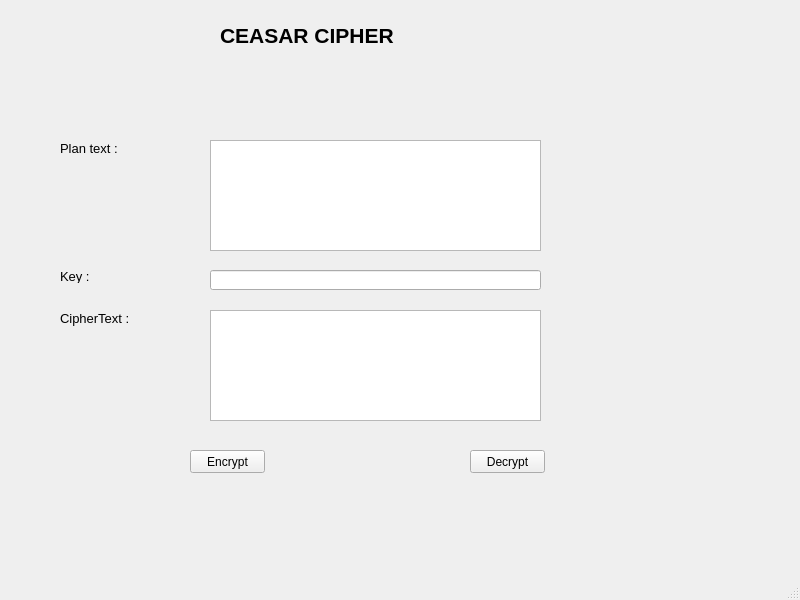
<?xml version="1.0" encoding="UTF-8"?>
<ui version="4.0">
 <class>MainWindow</class>
 <widget class="QMainWindow" name="MainWindow">
  <property name="geometry">
   <rect>
    <x>0</x>
    <y>0</y>
    <width>800</width>
    <height>600</height>
   </rect>
  </property>
  <property name="windowTitle">
   <string>Caeser Cipher - caeser.ui</string>
  </property>
  <widget class="QWidget" name="centralwidget">
   <widget class="QLabel" name="label">
    <property name="geometry">
     <rect>
      <x>220</x>
      <y>20</y>
      <width>181</width>
      <height>31</height>
     </rect>
    </property>
    <property name="font">
     <font>
      <pointsize>16</pointsize>
      <weight>75</weight>
      <bold>true</bold>
     </font>
    </property>
    <property name="text">
     <string>CEASAR CIPHER</string>
    </property>
   </widget>
   <widget class="QLineEdit" name="txt_key">
    <property name="geometry">
     <rect>
      <x>210</x>
      <y>270</y>
      <width>331</width>
      <height>20</height>
     </rect>
    </property>
   </widget>
   <widget class="QTextEdit" name="txt_plain_text">
    <property name="geometry">
     <rect>
      <x>210</x>
      <y>140</y>
      <width>331</width>
      <height>111</height>
     </rect>
    </property>
   </widget>
   <widget class="QTextEdit" name="txt_cipher_text">
    <property name="geometry">
     <rect>
      <x>210</x>
      <y>310</y>
      <width>331</width>
      <height>111</height>
     </rect>
    </property>
   </widget>
   <widget class="QLabel" name="label_2">
    <property name="geometry">
     <rect>
      <x>60</x>
      <y>140</y>
      <width>61</width>
      <height>16</height>
     </rect>
    </property>
    <property name="font">
     <font>
      <pointsize>10</pointsize>
     </font>
    </property>
    <property name="text">
     <string>Plan text :</string>
    </property>
   </widget>
   <widget class="QLabel" name="label_3">
    <property name="geometry">
     <rect>
      <x>60</x>
      <y>270</y>
      <width>47</width>
      <height>13</height>
     </rect>
    </property>
    <property name="font">
     <font>
      <pointsize>10</pointsize>
     </font>
    </property>
    <property name="text">
     <string>Key :</string>
    </property>
   </widget>
   <widget class="QLabel" name="label_4">
    <property name="geometry">
     <rect>
      <x>60</x>
      <y>310</y>
      <width>71</width>
      <height>16</height>
     </rect>
    </property>
    <property name="font">
     <font>
      <pointsize>10</pointsize>
     </font>
    </property>
    <property name="text">
     <string>CipherText :</string>
    </property>
   </widget>
   <widget class="QPushButton" name="btn_encrypt">
    <property name="geometry">
     <rect>
      <x>190</x>
      <y>450</y>
      <width>75</width>
      <height>23</height>
     </rect>
    </property>
    <property name="text">
     <string>Encrypt</string>
    </property>
   </widget>
   <widget class="QPushButton" name="btn_decrypt">
    <property name="geometry">
     <rect>
      <x>470</x>
      <y>450</y>
      <width>75</width>
      <height>23</height>
     </rect>
    </property>
    <property name="text">
     <string>Decrypt</string>
    </property>
   </widget>
  </widget>
  <widget class="QMenuBar" name="menuBar">
   <property name="geometry">
    <rect>
     <x>0</x>
     <y>0</y>
     <width>800</width>
     <height>21</height>
    </rect>
   </property>
  </widget>
  <widget class="QStatusBar" name="statusbar"/>
 </widget>
 <resources/>
 <connections/>
</ui>
